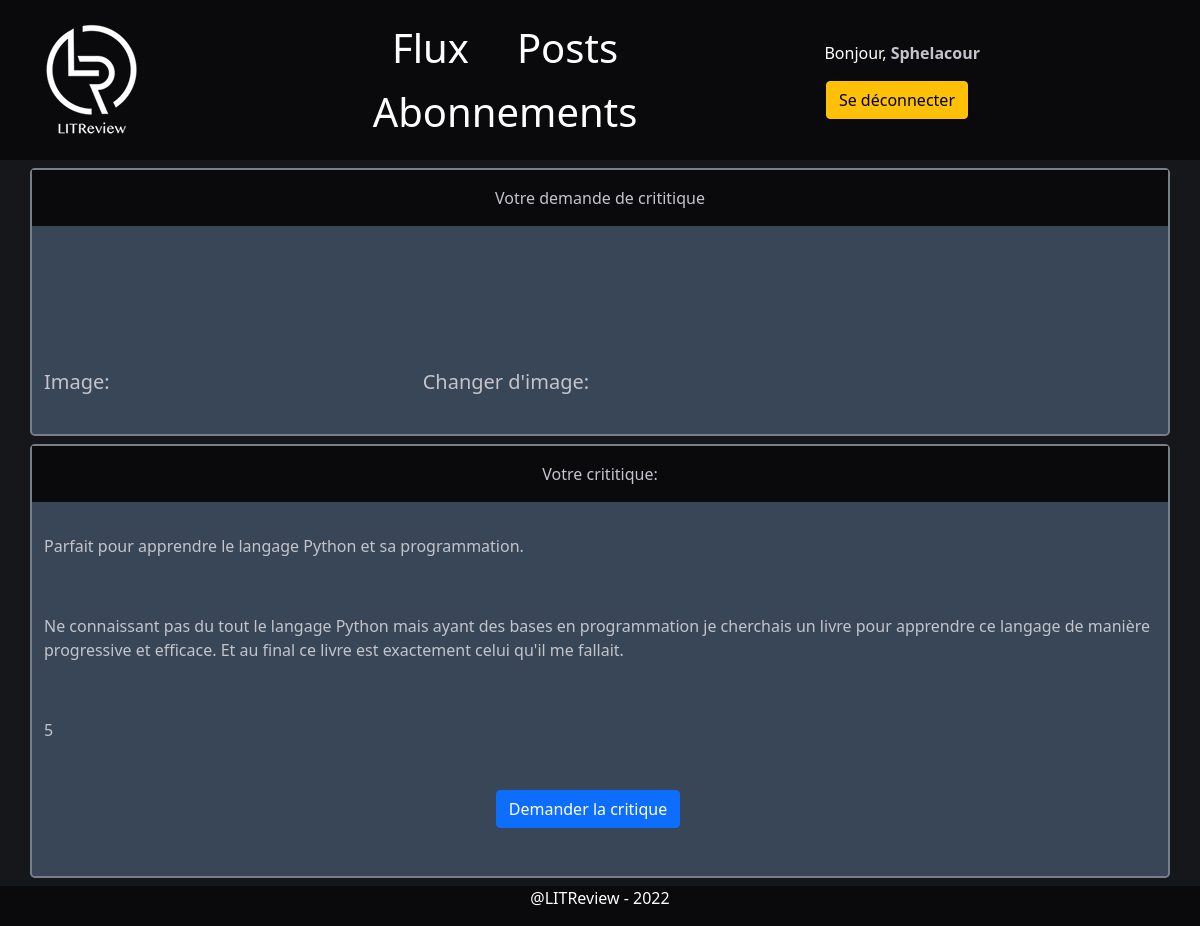
Page /blog/review/update/1/ (signed in) on the committed database.
### accounts/models.py (models this page shows, shortened)
class CustomUser(AbstractBaseUser):
    class GenderChoices(models.TextChoices):
        HOMME = 'HOMME', _('HOMME')
        FEMME = 'FEMME', _('FEMME')
    class Meta:
        verbose_name = "Utilisateur"
        verbose_name_plural = "Utilisateurs"
    first_name = models.CharField(max_length=150, blank=False, validators=[ASCIIUsernameValidator], verbose_name="Nom")
    last_name = models.CharField(max_length=150, blank=False, validators=[ASCIIUsernameValidator],
                                 verbose_name="Prenom")
    nick_name = models.CharField(max_length=150, blank=True, unique=True, validators=[UnicodeUsernameValidator],
                                 verbose_name="Nom d'utilisateur (Public)")
    date_of_birth = models.DateTimeField(blank=True, null=True, verbose_name="Date de naissance")
    gender = models.PositiveSmallIntegerField(choices=GenderChoices.choices, blank=True, null=True)
    address = models.CharField(max_length=500, blank=True, verbose_name="Adresse")
    zip_code = models.CharField(max_length=15, blank=True, verbose_name="Code postal")
    city = models.CharField(max_length=150, blank=True, verbose_name="Ville")
    email = models.EmailField(max_length=254, unique=True, verbose_name="Adresse email")
    profile_picture = models.ImageField(upload_to=rename_picture, default="no_profile_picture.png")
    social_1 = models.CharField(max_length=150, blank=True, validators=[ASCIIUsernameValidator],
                                verbose_name="Réseau Social #1")
    social_2 = models.CharField(max_length=150, blank=True, validators=[ASCIIUsernameValidator],
                                verbose_name="Réseau Social #2")
    social_3 = models.CharField(max_length=150, blank=True, validators=[ASCIIUsernameValidator],
                                verbose_name="Réseau Social #3")
    date_joined = models.DateTimeField(default=timezone.now, verbose_name="Date d\'inscription")
    is_active = models.BooleanField(default=True)
    is_staff = models.BooleanField(default=False, verbose_name='Membre du staff') #pour interface administration
    is_admin = models.BooleanField(default=False) #droit d'administration
    USERNAME_FIELD = "email"
    REQUIRED_FIELDS = ['nick_name']
    objects = CustomUserManager()
    def __str__(self):
        return f"{self.nick_name}"
    @property
    def is_staff(self):
        return self.is_admin

### flux/models.py (models this page shows, shortened)
class Review(models.Model):
    ticket = models.ForeignKey(Ticket, on_delete=models.CASCADE)
    rating = models.PositiveSmallIntegerField(default=0,
                                              validators=[MinValueValidator(0), MaxValueValidator(5)])
    user = models.ForeignKey(settings.AUTH_USER_MODEL, on_delete=models.CASCADE)
    headline = models.CharField(max_length=128)
    body = models.TextField(max_length=8192, blank=True)
    time_created = models.DateTimeField(auto_now_add=True)

### flux/views.py (the view)
# urls.py: path('review/update/<int:pk>/', UpdateReview.as_view(), name="update-review"),
class UpdateReview(LoginRequiredMixin, UpdateView):
    model = Review
    form_class = CreateReviewForm
    template_name = "update_review.html"
    context_object_name = "review"
    def get(self, request, *args, **kwargs):
        if self.request.user == Review.objects.get(pk=kwargs['pk']).user:
            return super().get(request, *args, **kwargs)
        else:
            return redirect('blog:flux')

### flux/forms.py
class CreateReviewForm(ModelForm):
    class Meta:
        CHOICES = [(str(x), str(x)) for x in range(0, 6)]
        model = Review
        labels = {
            'headline': 'Avis',
            'body': 'Votre critique:',
            'rating': 'Score'
        }
        fields = ['headline', 'body', 'rating']
        widgets = {'rating': RadioSelect(choices=CHOICES, attrs={'class': 'form-check-inline'})}

### flux/templates/update_review.html
{% include 'create_review.html' with title=review.title%}

### flux/templates/create_review.html (shortened to what this page needs)
{% extends 'base_flux.html' %}
{% load static %}
{% block content %}
    {% if ticket.title|length > 1 %}
        <section id="post-content" class="container border border-2 rounded-3 my-2">
            <div id="post-header" class="row align-items-center py-3">
                <div id="post" class="row text-center"><h4>Vous réponsez à la critique:</h4></div>
            </div>
        </section>
        {% include 'ticket_snippet.html' with pk=ticket.id %}
    {% else %}
                <form method="POST" enctype="multipart/form-data">
        <section id="post-content" class="container border border-2 rounded-3 my-2">
            <div id="post-header" class="row align-items-center py-3">
                <div class="col-12 text-center">Votre demande de crititique</div>
            </div>
            <div id="post" class="row text-start my-3">
                    <div class="col-12 my-3">
                        <br>
                    </div>
                    <div class="col-12 my-3">
                        <br>
                        <div class="row">
                            <div class="col-4">
                                <h5>Image:</h5>
                            </div>
                            <div class="col-6">
                                <h5>Changer d'image:</h5>
                            </div>
                        </div>
                    </div>
            </div>
        </section>
    {% endif %}
    <section id="post-content" class="container border border-2 rounded-3 my-2">
        <div id="post-header" class="row align-items-center py-3">
            <div class="col-12 text-center">Votre crititique:</div>
        </div>
        <div id="post" class="row text-start my-3">
                <div class="col-6 text-start my-3">
                    {{ review.headline.label_tag }} {{ review.headline }}
                </div>
                <div class="col-12 my-3">
                    <br>
                    {{ review.body }}
                </div>
                <div class="col-12 my-3">
                    <br>
                    {{ review.rating }}
                </div>
                <div class="row my-3">
                  <div class="col-12 text-center">
                        <input id="btn-ticket-submit" class="btn btn-primary my-3 text-center" type="submit" value="Demander la critique">
                  </div>
                </div>
        </div>
    </section>
</form>
{% endblock %}

### templates/navbar.html
{% load static %}
<nav id="navbar" class="nav">
    <div class="container">
        <div class="row align-items-center">
            <div class="col-2">
                <a href="{% url 'blog:flux' %}" class="" id="logo">
                    <img class="logo" src="{% static '/logo/logo_pp.png' %}"/>
                </a>
            </div>
            <div class="col-6">
                <ul class="nav justify-content-center  display-6">
                    <li class="nav-item mx-3">
                        <a href="{% url 'blog:flux' %}" class="nav-link active px-2 text-white">Flux</a>
                    </li>
                    <li class="nav-item mx-3">
                        <a href="{% url 'blog:my-post' %}" class="nav-link px-2 text-white">Posts</a>
                    </li>
                    <li class="nav-item mx-3">
                        <a href="{% url 'followers:get-users' %}" class="nav-link px-2 text-white">Abonnements</a>
                    </li>
                </ul>
            </div>
            <div class="col-4 text-end">
                {% if user.is_authenticated %}
                    <div id="user-link" class="col-6">
                        Bonjour,
                        <a href="{% url 'accounts:profile' pk=user.id %}"><strong>{{ request.user }}</strong></a>
                    </div>
                    <div class="row text-end">
                        <div class="col-6 mt-3">
                            <a href="{% url 'accounts:logout' %}" type="button" class="btn btn-warning">Se déconnecter</a>
                {% else %}
                            <a href="{% url 'accounts:login' %}" type="button" class="btn btn-outline-light me-2">Se connecter</a>
                            <a href="{% url 'accounts:signup' %}" type="button" class="btn btn-warning">S'inscrire</a>
                {% endif %}
                        </div>
                    </div>
            </div>
        </div>
    </div>
</nav>

### flux/static/css/style.css (style rules this page uses)
html { max-width: 100%; }
body { background-color: #15171a; }
.border { border-color: #797f8a !important; }
#post-content { background-color: #384657; color: #c4c4cc; }
#post-header { background-color: #0a0a0c; }
#post { color: #c4c4cc; }
#user-link a { text-decoration: none; color: #c4c4cc; }

### rows in the picture
CustomUser: user "Sphelacour"
Review: headline "Parfait pour apprendre le langage Python et sa programmation.", body "Ne connaissant pas du tout le langage Python mais ayant des bases en programmation je cherchais un livre pour apprendre ce langage de manière progressive et efficace. Et au final ce livre est exactement celui qu'il me fallait.", rating "5"
